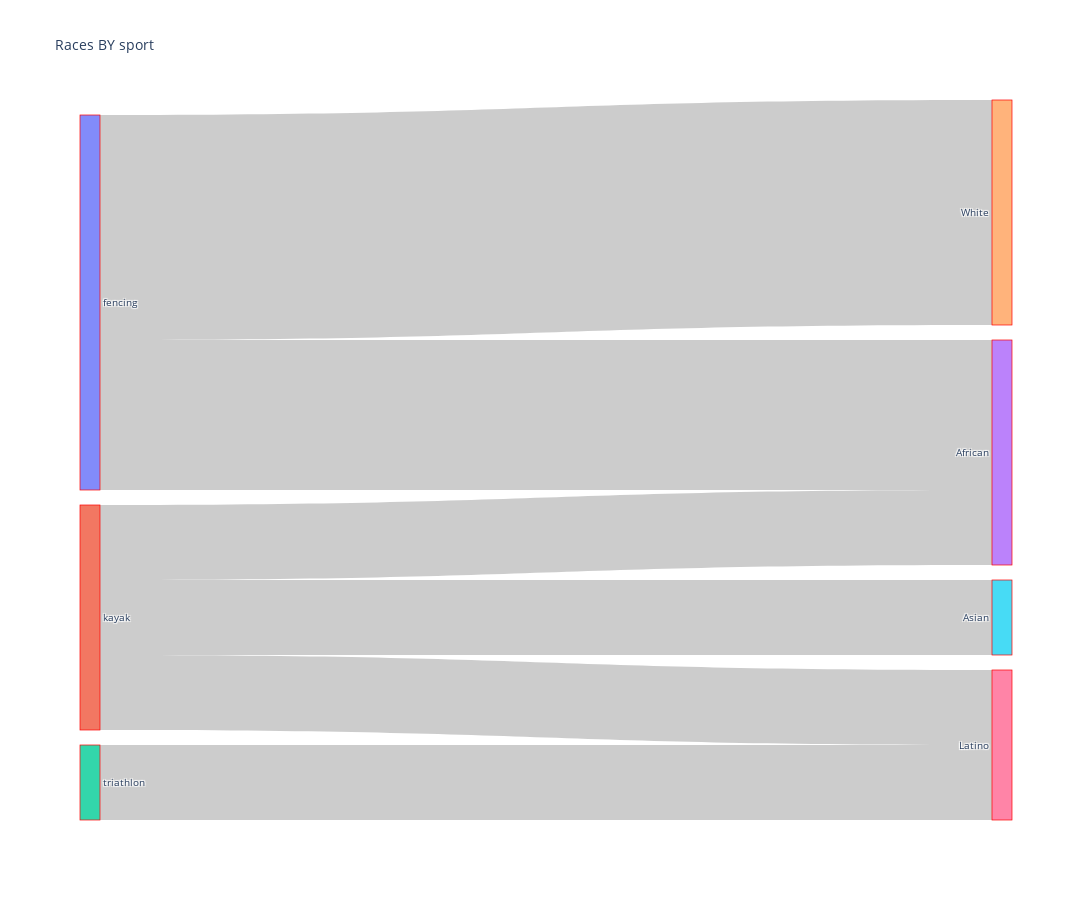

Write notebook code for a chart like this one.
### Markdown cell above
<span style="font-size:24px;">##Qn 26:Create a sankey diagram to show the groups of race within each sport</span>

### Code cell
#Group Data 
sport_race=ath.groupby(['sport', 'Ethnicity']).size().reset_index(name='count')
#Renaming Columns 
sport_race.columns=['source','target','value']

#Create List of Unique values
uvalues = list(pd.unique(sport_race[['source', 'target']].values.ravel('K')))
map = {k: v for v, k in enumerate(uvalues)}

#Mapping 
sport_race['source']=sport_race['source'].map(map)

sport_race['target']=sport_race['target'].map(map)


#converting to list 
link = sport_race.to_dict(orient='list')

#Sankey Diagram 
fig = go.Figure(data=[go.Sankey(
    node = dict(
      pad = 15,
      thickness = 20,
      line = dict(color = "red", width = 0.7),
      label =uvalues,      
    ),
      link = dict(
      source = link["source"],
      target = link["target"],
      value = link["value"],
  
  ))])
#Step 8 Update and show plot
fig.update_layout(title_text="Races BY sport ", font_size=10,width=1200, height=900)
fig.show()

### Figure 1 — Plotly figure (JSON) as saved in the notebook; plotly's stock layout.template omitted (floating-point values rounded to 4 significant figures)
{"data": [{"link": {"source": [0, 0, 1, 1, 1, 2], "target": [3, 4, 3, 5, 6, 6], "value": [4, 6, 2, 2, 2, 2]}, "node": {"label": ["fencing", "kayak", "triathlon", "African", "White", "Asian", "Latino"], "line": {"color": "red", "width": 0.7}, "pad": 15, "thickness": 20}, "type": "sankey"}], "layout": {"font": {"size": 10}, "height": 900, "title": {"text": "Races BY sport "}, "width": 1200}}
